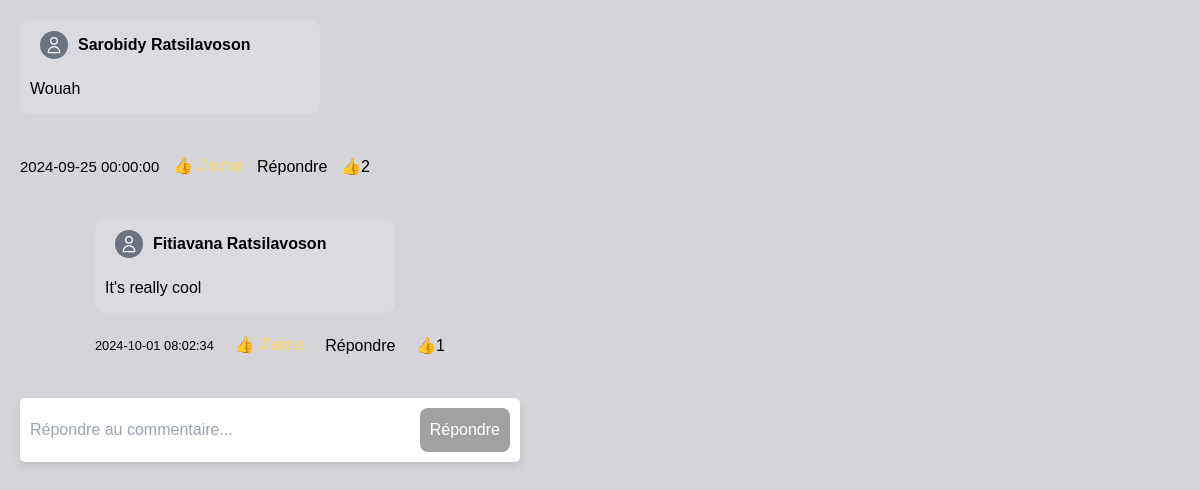
The page /voir_reponses.php?id_compte=1&id_commentaire=7&id_publication=3 (signed in) on the database its author committed.
### tables this page shows
CREATE TABLE `compte` (
  `id` int NOT NULL AUTO_INCREMENT,
  `nom` varchar(100) NOT NULL,
  `prenom` varchar(100) NOT NULL,
  `email` varchar(100) NOT NULL,
  `mdp` varchar(100) NOT NULL,
  PRIMARY KEY (`id`)
);

CREATE TABLE `commentaire` (
  `id` int NOT NULL AUTO_INCREMENT,
  `id_compte` int NOT NULL,
  `id_publication` int NOT NULL,
  `contenu` text NOT NULL,
  `date_lance` datetime DEFAULT NULL,
  PRIMARY KEY (`id`),
  KEY `id_compte` (`id_compte`),
  KEY `id_publication` (`id_publication`),
  CONSTRAINT `commentaire_ibfk_1` FOREIGN KEY (`id_compte`) REFERENCES `compte` (`id`),
  CONSTRAINT `commentaire_ibfk_2` FOREIGN KEY (`id_publication`) REFERENCES `publication` (`id`)
);

CREATE TABLE `reaction` (
  `id` int NOT NULL AUTO_INCREMENT,
  `type_reaction` varchar(10) NOT NULL,
  `nom_reaction` varchar(10) DEFAULT NULL,
  `couleur_reaction` varchar(10) DEFAULT NULL,
  PRIMARY KEY (`id`)
);

CREATE TABLE `reponse_commentaire` (
  `id` int NOT NULL AUTO_INCREMENT,
  `id_commentaire` int NOT NULL,
  `contenu` text NOT NULL,
  `id_compte` int NOT NULL,
  `date_lance` datetime DEFAULT CURRENT_TIMESTAMP,
  PRIMARY KEY (`id`),
  KEY `fk_commentaire` (`id_commentaire`),
  CONSTRAINT `fk_commentaire` FOREIGN KEY (`id_commentaire`) REFERENCES `commentaire` (`id`) ON DELETE CASCADE
);

### voir_reponses.php (the view, shortened to what this page needs)
<!DOCTYPE html>
<html lang="en">
<head>
    <link rel="stylesheet" href="index.php">
    <link rel="stylesheet" href="file.css">
    <script src="https://cdn.tailwindcss.com"></script>
</head>
<body>
    <?php
        include 'db_connect.php';
        if (isset($_GET['id_commentaire']) && isset($_GET['id_compte']) && isset($_GET['id_publication'])) {
            $id_publication = mysqli_real_escape_string($conn, $_GET['id_publication']);
            $id_commentaire = mysqli_real_escape_string($conn, $_GET['id_commentaire']);
            $id_compte = mysqli_real_escape_string($conn, $_GET['id_compte']);
        } else {
            echo 'Invalid request. Publication ID not provided.';
            exit();
        }
        $comment_query = "SELECT * FROM commentaire WHERE id = '$id_commentaire'";
        $comment_result = mysqli_query($conn, $comment_query);
        if (mysqli_num_rows($comment_result) > 0) {
            $comment = mysqli_fetch_assoc($comment_result);
            $sql_compte = "SELECT nom, prenom FROM compte WHERE id = '$id_compte'";
            $compte_result = mysqli_query($conn, $sql_compte);
            if (mysqli_num_rows($compte_result) > 0) {
                $row = mysqli_fetch_assoc($compte_result);
                echo '<div class="commentaire">';
                    echo '<div class="nom_prenom">';
                        echo '<div class="h-7 w-7 overflow-hidden rounded-full">
                                <svg xmlns="http://www.w3.org/2000/svg" fill="none" viewBox="0 0 24 24"
                                    class="h-7 w-7 p-1 text-white bg-gray-500 stroke-current">
                                    <path stroke-linecap="round" stroke-linejoin="round" stroke-width="1.5"
                                    d="M16 7a4 4 0 11-8 0 4 4 0 018 0zM12 14a7 7 0 00-7 7h14a7 7 0 00-7-7z"></path>
                                </svg>
                            </div>
                        ';
                        echo "<p class='nom_prenom'>" . htmlspecialchars($row['prenom']) . ' ' . htmlspecialchars($row['nom']) . '</p>';
            }
                    echo '</div>';
                    echo "<p>" . htmlspecialchars($comment['contenu']) . "</p>";
                echo '</div>';
                echo '<div class="bouton_commentaire">';
                    echo "<div><small class='date_lance_commentaire'> " . htmlspecialchars($comment['date_lance']) . "</small></div>";
                    echo '<div class="reaction-container_' . htmlspecialchars($id_commentaire) . '">';
                        $sqlUserReaction = "SELECT r.type_reaction,r.couleur_reaction, r.nom_reaction FROM reaction_commentaire rp
                                JOIN reaction r ON rp.id_reaction = r.id
                                WHERE rp.id_commentaire = $id_commentaire AND rp.id_compte = $id_compte";
                        $resultUserReaction = mysqli_query($conn, $sqlUserReaction);
                        if(mysqli_num_rows($resultUserReaction) > 0) {
                            $userReaction = mysqli_fetch_assoc($resultUserReaction);
                            echo '<div onclick="changerContenu(' . $id_commentaire . ', \'commentaire\'); nombreReaction(' . $id_commentaire . ', \'commentaire\');" class="like-button_' . htmlspecialchars($id_commentaire) . '">' . $userReaction['type_reaction'];
                            echo '<span style="color: ' . htmlspecialchars($userReaction["couleur_reaction"]) . ';"> ';
                            echo '</span> ';
                            echo '</div>';
                        } else {
                            echo '<div onclick="changerContenu(' . $id_commentaire . ', \'commentaire\'); nombreReaction(' . $id_commentaire . ', \'commentaire\');" class="like-button_' . htmlspecialchars($id_commentaire) . '">J\'aime';
                            echo '</div>';
                        }
                    echo '</div>';
                    echo '<div><a href="voir_reponses.php?id_compte=' . $id_compte . '&id_commentaire=' . $id_commentaire . '&id_publication=' . $id_publication .'">Répondre</a></div>';
                    echo '<div class="nombre_reactions_' . htmlspecialchars($id_commentaire) . '">';
                        $sqlCount = "SELECT COUNT(*) AS total_reactions FROM reaction_commentaire WHERE id_commentaire = $id_commentaire";
                        $resultCount = mysqli_query($conn, $sqlCount);
                        $rowCount = mysqli_fetch_assoc($resultCount);
                        $nombre_reactions = $rowCount['total_reactions'];
                        $sqlReactions = "SELECT DISTINCT r.type_reaction FROM reaction_commentaire rp
                            JOIN reaction r ON rp.id_reaction = r.id
                            WHERE rp.id_commentaire = ?";
                        $stmtReactions = mysqli_prepare($conn, $sqlReactions);
                        mysqli_stmt_bind_param($stmtReactions, "i", $id_commentaire);
                        mysqli_stmt_execute($stmtReactions);
                        $resultReactions = mysqli_stmt_get_result($stmtReactions);
                        while ($row = mysqli_fetch_assoc($resultReactions)) {
                            echo htmlspecialchars($row['type_reaction']);
                        }
                            if($nombre_reactions != 0)
                            {
                                echo $nombre_reactions;
                            }
                    echo '</div>';
                echo '</div>';
                echo '<div class="ensemble_reponses_commentaire">';
                    $response_query = "SELECT * FROM reponse_commentaire WHERE id_commentaire = '$id_commentaire'";
                    $response_result = mysqli_query($conn, $response_query);
                    if (mysqli_num_rows($response_result) > 0) {
                        while ($response = mysqli_fetch_assoc($response_result)) {
                                $id_compte1 = $response['id_compte'];
                                $sql_compte1 = "SELECT nom, prenom FROM compte WHERE id = '$id_compte1'";
                                $compte_result1 = mysqli_query($conn, $sql_compte1);
                                if (mysqli_num_rows($compte_result1) > 0) {
                                    $row1 = mysqli_fetch_assoc($compte_result1);
                                    echo '<div class="commentaire">';
                                        echo '<div class="nom_prenom">';
                                            echo '<div class="h-7 w-7 overflow-hidden rounded-full">
                                                    <svg xmlns="http://www.w3.org/2000/svg" fill="none" viewBox="0 0 24 24"
                                                        class="h-7 w-7 p-1 text-white bg-gray-500 stroke-current">
                                                        <path stroke-linecap="round" stroke-linejoin="round" stroke-width="1.5"
                                                        d="M16 7a4 4 0 11-8 0 4 4 0 018 0zM12 14a7 7 0 00-7 7h14a7 7 0 00-7-7z"></path>
                                                    </svg>
                                                </div>
                                            ';
                                            echo "<p class='nom_prenom'>" . htmlspecialchars($row1['prenom']) . ' ' . htmlspecialchars($row1['nom']) . '</p>';
                                }
                                        echo '</div>';
                                        echo "<p>" . htmlspecialchars($response['contenu']) . "</p>";
                                        $id_reponse_commentaire = $response['id'];
                                    echo '</div>';
                                    echo '<div class="bouton_commentaire">';
                                        echo "<small>" . htmlspecialchars($response['date_lance']) . "</small>";
                                        echo '<div class="reaction-container_' . htmlspecialchars($id_reponse_commentaire) . '">';
                                            $sqlUserReaction = "SELECT r.type_reaction,r.couleur_reaction, r.nom_reaction FROM reaction_reponse_commentaire rp
                                                    JOIN reaction r ON rp.id_reaction = r.id
                                                    WHERE rp.id_reponse_commentaire = $id_reponse_commentaire AND rp.id_compte = $id_compte";
                                            $resultUserReaction = mysqli_query($conn, $sqlUserReaction);
                                            if(mysqli_num_rows($resultUserReaction) > 0) {
                                                $userReaction = mysqli_fetch_assoc($resultUserReaction);
                                                echo '<div onclick="changerContenu(' . $id_reponse_commentaire . ', \'reponse_commentaire\'); nombreReaction(' . $id_reponse_commentaire . ', \'reponse_commentaire\');" class="like-button_' . htmlspecialchars($id_reponse_commentaire) . '">' . $userReaction['type_reaction'];
                                                echo '<span style="color: ' . htmlspecialchars($userReaction["couleur_reaction"]) . ';"> ';
                                                echo '</span> ';
                                                echo '</div>';
                                            } else {
                                                echo '<div onclick="changerContenu(' . $id_reponse_commentaire . ', \'reponse_commentaire\'); nombreReaction(' . $id_reponse_commentaire . ', \'reponse_commentaire\');" class="like-button_' . htmlspecialchars($id_reponse_commentaire) . '">J\'aime';
                                                echo '</div>';
                                            }
                                        echo '</div>';
                                        echo '<div><a href="voir_reponses.php?id_compte=' . $id_compte . '&id_commentaire=' . $id_commentaire . '&id_publication=' . $id_publication .'">Répondre</a></div>';
                                        echo '<div class="nombre_reactions_' . htmlspecialchars($id_reponse_commentaire) . '">';
                                            $sqlCount = "SELECT COUNT(*) AS total_reactions FROM reaction_reponse_commentaire WHERE id_reponse_commentaire = $id_reponse_commentaire";
                                            $resultCount = mysqli_query($conn, $sqlCount);
                                            $rowCount = mysqli_fetch_assoc($resultCount);
                                            $nombre_reactions = $rowCount['total_reactions'];
                                            $sqlReactions = "SELECT DISTINCT r.type_reaction FROM reaction_reponse_commentaire rp
                                                    JOIN reaction r ON rp.id_reaction = r.id
                                                    WHERE rp.id_reponse_commentaire = ?";
                                            $stmtReactions = mysqli_prepare($conn, $sqlReactions);
                                            mysqli_stmt_bind_param($stmtReactions, "i", $id_reponse_commentaire);
                                            mysqli_stmt_execute($stmtReactions);
                                            $resultReactions = mysqli_stmt_get_result($stmtReactions);
                                            while ($row = mysqli_fetch_assoc($resultReactions)) {
                                                echo htmlspecialchars($row['type_reaction']);
                                            }
                                            if($nombre_reactions != 0)
                                            {
                                                echo $nombre_reactions;
                                            }
                                        echo '</div>';
                                    echo '</div>';
                            }
                        }
                    } else {
                        echo "Comment not found.";
                    }
                echo '</div>';
                echo '<form class="form_ecrire_commentaire" action="reponse_commentaire.php" method="post">';
                echo '<input class="ecrire_commentaire" name="contenu" placeholder="Répondre au commentaire...">';
                echo '<br>';
                echo '<button type="submit">Répondre</button>';
                echo '</form>';
    ?>
</body>
</html>

### file.css (style rules this page uses)
body { font-family: Arial, sans-serif; margin: 0; padding: 0; background-color: #cacacfc7; display: flex; flex-direction: column; justify-content: center; }
.publication p, .commentaire p { font-size: 16px; margin: 10px; }
.nom_prenom { font-weight: bolder; display: flex; margin: 0 20px; align-items: center; }
a { color: #0a0104e7; border: none; cursor: pointer; font-size: 16px; text-decoration: none; }
.bouton_commentaire { display: none; }
.bouton_commentaire { display: flex; flex-direction: row; align-items: center; justify-content: space-between; max-width: 350px; margin: 20px; }
.commentaire { background-color: #dfe0e77a; border-radius: 10px; max-width: 300px; padding-top: 3px; padding-bottom: 3px; margin: 20px; }
.ensemble_reponses_commentaire { margin: 0 75px; }
.date_lance_commentaire { font-size: 15px; }
.form_ecrire_commentaire { margin: 20px; display: flex; align-items: center; gap: 10px; border-radius: 5px; background: white; max-width: 500px; justify-content: space-between; padding: 10px; box-shadow: 0 4px 8px rgba(0, 0, 0, 0.1); position: sticky; bottom: 0; z-index: 1000; }
.form_ecrire_commentaire button { background-color: #777779b0; border: none; color: white; padding: 10px; border-radius: 8px; cursor: pointer; }
.ecrire_commentaire { border: none; background: none; }

### rows shown on the page
compte: prenom "Sarobidy", nom "Ratsilavoson"
commentaire: contenu "Wouah", date_lance "2024-09-25 00:00:00"
reaction: type_reaction "👍"
reponse_commentaire: id_compte.prenom "Fitiavana", id_compte.nom "Ratsilavoson", contenu "It's really cool", date_lance "2024-10-01 08:02:34", reaction.type_reaction "👍", type_reaction "👍", nombre_reactions "1"

### other values the page prints
$row['type_reaction'] "👍"
$nombre_reactions "2"
